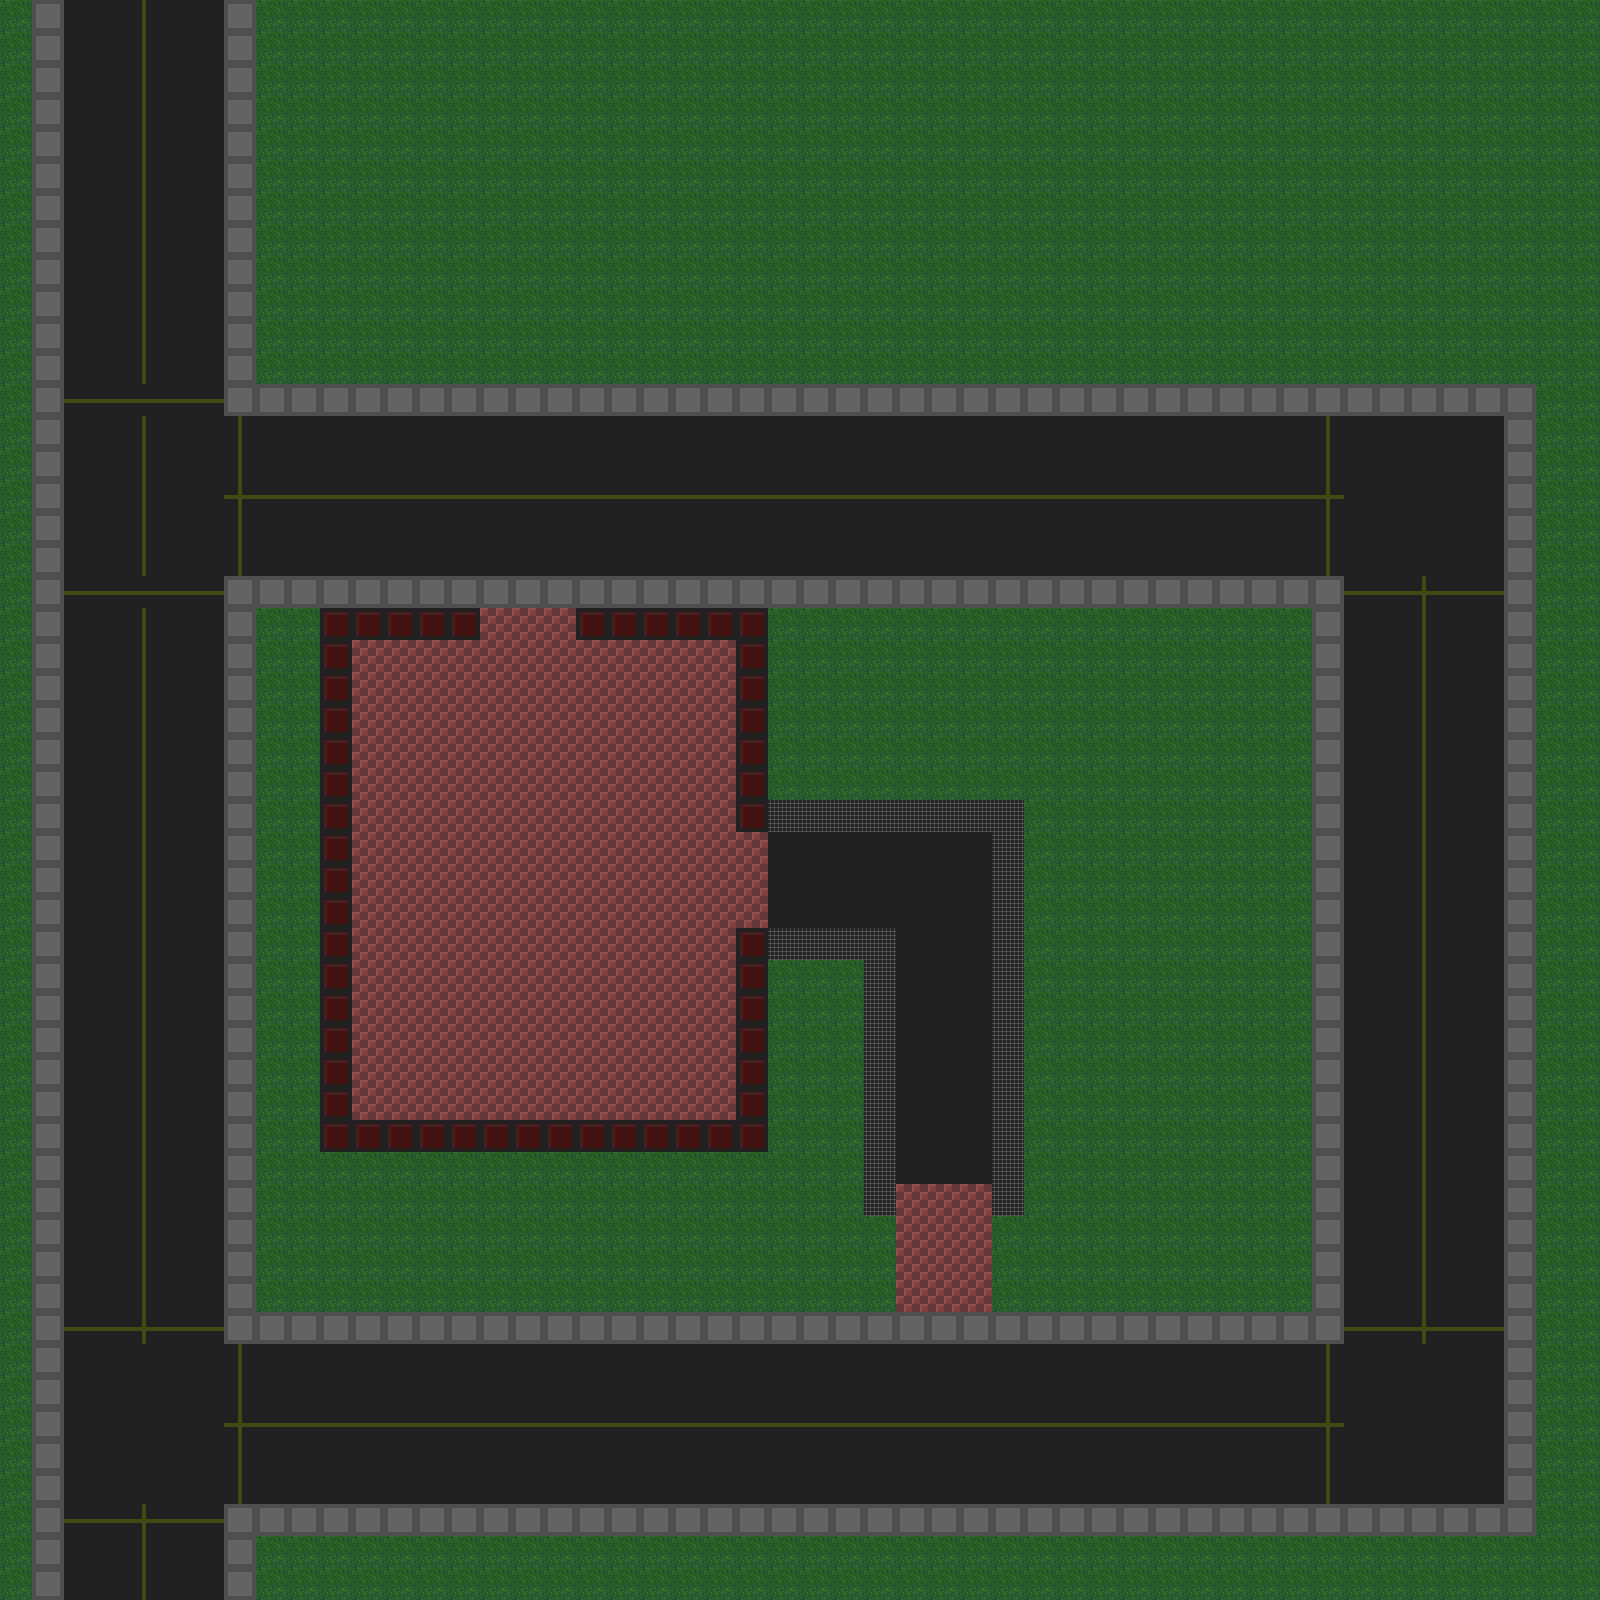

A level layout from a 2D game, rendered from its tile map. Below: a short description, then the map file with tile-grid data replaced by summaries:
An orthogonal 50x50 tile map with 32x32 px tiles, 1 tile layer (Tile Layer 1) and 54 objects (37x cyan_light, 10x wall, 3x spawn, red_light, green_light, ...).

<map version="1.0" orientation="orthogonal" renderorder="right-down" width="50" height="50" tilewidth="32" tileheight="32" nextobjectid="71">
 <tileset firstgid="1" name="tileset" tilewidth="32" tileheight="32" tilecount="11" columns="0">
  <tile id="0">
   <image width="32" height="32" source="graphic/grass1.png" />
  </tile>
  <tile id="1">
   <image width="32" height="32" source="graphic/road4.png" />
  </tile>
  <tile id="2">
   <image width="32" height="32" source="graphic/tile1.png" />
  </tile>
  <tile id="3">
   <image width="32" height="32" source="graphic/wall1.png" />
  </tile>
  <tile id="4">
   <image width="32" height="32" source="graphic/concr2.png" />
  </tile>
  <tile id="5">
   <image width="32" height="32" source="graphic/concr4.png" />
  </tile>
  <tile id="6">
   <image width="32" height="32" source="graphic/default.png" />
  </tile>
  <tile id="7">
   <image width="32" height="32" source="graphic/road1.png" />
  </tile>
  <tile id="8">
   <image width="32" height="32" source="graphic/road2.png" />
  </tile>
  <tile id="9">
   <image width="32" height="32" source="graphic/road3.png" />
  </tile>
  <tile id="10">
   <image width="32" height="32" source="graphic/road4.png" />
  </tile>
 </tileset>
 <layer name="Tile Layer 1" width="50" height="50">
  <data>[2500 cells, 2500 non-empty, 10 distinct tile ids]</data>
 </layer>
 <objectgroup name="wall">
  <object id="1" type="wall" x="575" y="607" width="193" height="35" />
  <object id="3" type="wall" x="735.5" y="603.5" width="36.5" height="229.5" />
  <object id="5" type="wall" x="736.5" y="800.5" width="287.5" height="33.5" />
  <object id="6" type="wall" x="736.5" y="928" width="159" height="33" />
  <object id="8" type="wall" x="992" y="804" width="34.6667" height="411.333" />
  <object id="9" type="wall" x="862.667" y="934.667" width="34" height="280" />
  <object id="10" type="wall" x="736" y="934.667" width="32" height="216.667" />
  <object id="12" type="wall" x="320.667" y="1121.33" width="423.333" height="30.6667" />
  <object id="13" type="wall" x="320" y="610" width="30" height="511" />
  <object id="14" type="wall" x="342" y="609" width="136" height="30" />
  <object id="18" type="cyan_light" x="36" y="97.5" width="28" height="25" />
  <object id="20" type="cyan_light" x="40" y="425.5" width="28" height="25" />
  <object id="21" type="cyan_light" x="34" y="663.5" width="28" height="25" />
  <object id="22" type="cyan_light" x="32" y="909.5" width="28" height="25" />
  <object id="23" type="cyan_light" x="32" y="1123.5" width="28" height="25" />
  <object id="24" type="cyan_light" x="38" y="1313.5" width="28" height="25" />
  <object id="25" type="cyan_light" x="32" y="1527.5" width="28" height="25" />
  <object id="26" type="cyan_light" x="250" y="379.5" width="28" height="25" />
  <object id="27" type="cyan_light" x="454" y="373.5" width="28" height="25" />
  <object id="28" type="cyan_light" x="648" y="377.5" width="28" height="25" />
  <object id="29" type="cyan_light" x="858" y="373.5" width="28" height="25" />
  <object id="30" type="cyan_light" x="1012" y="375.5" width="28" height="25" />
  <object id="31" type="cyan_light" x="1220" y="381.5" width="28" height="25" />
  <object id="32" type="cyan_light" x="1506" y="381.5" width="28" height="25" />
  <object id="33" type="cyan_light" x="1508" y="573.5" width="28" height="25" />
  <object id="34" type="cyan_light" x="1506" y="733.5" width="28" height="25" />
  <object id="35" type="cyan_light" x="1512" y="931.5" width="28" height="25" />
  <object id="36" type="cyan_light" x="1510" y="1121.5" width="28" height="25" />
  <object id="37" type="cyan_light" x="1512" y="1321.5" width="28" height="25" />
  <object id="38" type="cyan_light" x="1516" y="1497.5" width="28" height="25" />
  <object id="39" type="cyan_light" x="1334" y="1497.5" width="28" height="25" />
  <object id="40" type="cyan_light" x="1124" y="1511.5" width="28" height="25" />
  <object id="41" type="cyan_light" x="888" y="1509.5" width="28" height="25" />
  <object id="42" type="cyan_light" x="688" y="1509.5" width="28" height="25" />
  <object id="43" type="cyan_light" x="476" y="1513.5" width="28" height="25" />
  <object id="44" type="cyan_light" x="236" y="1511.5" width="28" height="25" />
  <object id="45" type="cyan_light" x="230" y="1311.5" width="28" height="25" />
  <object id="46" type="cyan_light" x="224" y="1117.5" width="28" height="25" />
  <object id="47" type="cyan_light" x="224" y="907.5" width="28" height="25" />
  <object id="48" type="cyan_light" x="220" y="659.5" width="28" height="25" />
  <object id="49" type="cyan_light" x="1314" y="1305.5" width="28" height="25" />
  <object id="50" type="cyan_light" x="1318" y="1125.5" width="28" height="25" />
  <object id="51" type="cyan_light" x="1310" y="931.5" width="28" height="25" />
  <object id="52" type="cyan_light" x="1314" y="739.5" width="28" height="25" />
  <object id="54" type="cyan_light" x="1214" y="577.5" width="28" height="25" />
  <object id="55" type="cyan_light" x="1012" y="571.5" width="28" height="25" />
  <object id="56" type="cyan_light" x="850" y="579.5" width="28" height="25" />
  <object id="58" type="red_light" x="480" y="884" width="40" height="46" />
  <object id="60" type="green_light" x="932" y="958" width="34" height="40" />
  <object id="61" type="box" x="1106" y="404" width="46" height="38" />
  <object id="67" type="deathmatch" x="1328" y="74" width="88" height="42" />
  <object id="68" type="spawn" x="512" y="762" width="58" height="32" />
  <object id="69" type="spawn" x="1143" y="700" width="58" height="32" />
  <object id="70" type="spawn" x="925" y="1314" width="58" height="32" />
 </objectgroup>
</map>
